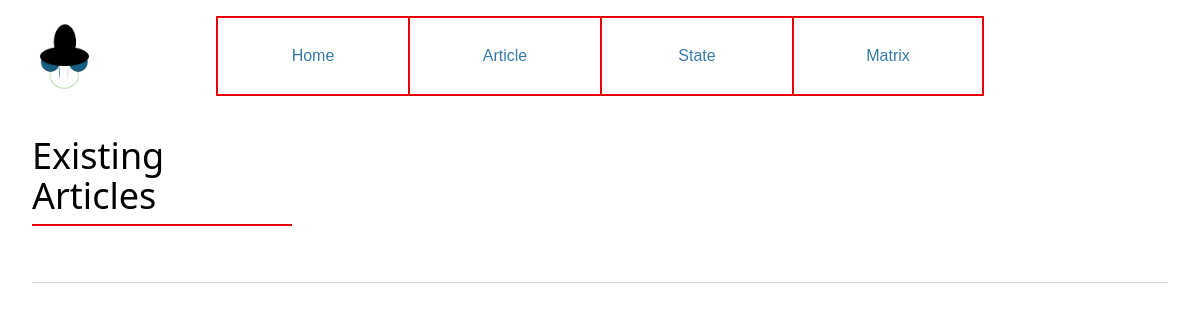
Before: / with the older database file.
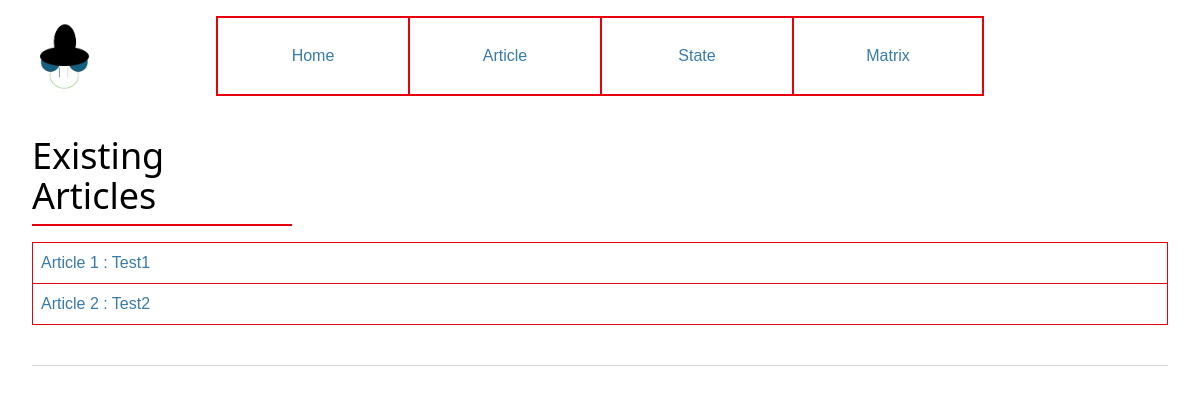
After: the same page with the newer database file.
### tables this page shows
CREATE TABLE articles (
    id INTEGER PRIMARY KEY AUTOINCREMENT,
    name VARCHAR NOT NULL,
    stateOrder VARCHAR NOT NULL
);

### EduProj/article.py (the view)
@bp.route("/")
def read():
    db = get_db()
    articles = db.execute(
        "SELECT * FROM articles"
    ).fetchall()
    logging.info(articles)
    if articles is not None:
        return(render_template("article/read.html", articles=articles))

### EduProj/db.py (called while the page is built)
def get_db():
    if 'db' not in g:
        g.db = sqlite3.connect(
            current_app.config["DATABASE"],
            detect_types=sqlite3.PARSE_DECLTYPES
        )
        g.db.row_factory = sqlite3.Row #make_dicts #rows like dict
    return g.db

### EduProj/templates/article/read.html (shortened to what this page needs)
{% extends 'base.html' %}
{% block header %}
  {% block title %}Existing Articles{% endblock %}
{% endblock %}
{% block content %}
    {% for article in articles %}
    <a class="m-0 border-0" href={{'/read/'}}{{(article['id'])}}>
       {% if loop.last %}
       <div class="hover:bg-red-300 bg-white columns-2xs bg-blue-200 p-2 m-0 border-l-1 border-r-1 border-t-1 border-b-1 border-red-600">
        Article {{article["id"]}} : {{article["name"]}}
      </div>
    </a>
       {% else %}
       <div class="hover:bg-red-300 bg-white columns-2xs bg-blue-200 p-2 m-0 border-l-1 border-r-1 border-t-1 border-red-600">
          Article {{article["id"]}} : {{article["name"]}}
        </div>
      </a>
    {% endif %}
    {%endfor %}
{% endblock %}

### EduProj/templates/base.html (shortened to what this page needs)
<!doctype html>
<link rel="stylesheet" href="{{ url_for('static', filename='output.css') }}">
<nav class="grid-cols-6 grid-rows-3 bg-white w-full grid"  >
  <a href="/" class="col-start-1 col-end-1 row-start-1 row-end-1 w-1/6"><img src="{{url_for('static', filename='icon_try.png')}}" class="w-20 h-20 z-1"/></a>
  <a class="col-start-2 col-end-2 row-start-1 row-end-1 p-2 h-20 w-1/6 hover:bg-red-300 bg-white border-t-2 border-b-2 border-l-2 border-red-600 items-center flex justify-center"href="/">Home</a>
  <div class="col-start-3 col-end-3 w-1/6 row-start-1 row-end-1 p-2 h-20 grid hover:bg-red-300 bg-white border-t-2 border-b-2 border-l-2 border-red-600 items-center justify-center group relative">
    <a class="">Article</a>
</div>
  <div class="col-start-3 col-end-3 w-1/6 row-start-1 row-end-1 p-2 h-20 grid hover:bg-red-300 bg-white border-t-2 border-b-2 border-l-2 border-red-600 items-center justify-center group relative">
    <a class="">State</a>
  </div>
  <div class="col-start-3 col-end-3 w-1/6 row-start-1 row-end-1 p-2 h-20 grid hover:bg-red-300 bg-white border-2 border-red-600 items-center justify-center group relative">
    <a class="">Matrix</a>
  </div>
  <a class="flex-1/6 h-20 col-start-6 w-1/6 col-end-6"></a>
</nav>
<section class="content mt-10" >
  <div class="text-4xl font-sans border-b-2 border-red-600 flex w-65 mb-4 pb-2 justify-center">
    {% block header %}{% endblock %}
  </div>
  <div class="mb-10">
  {% block content %}{% endblock %}
  </div>
  <hr>
</section>

Changed rows visible on the page:
added articles: id "1", name "Test1"
added articles: id "2", name "Test2"
